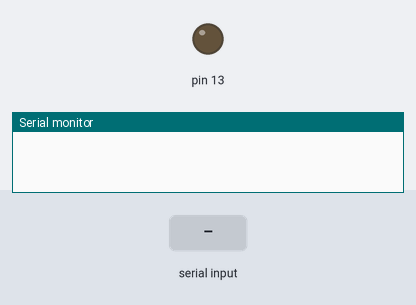
Simulated run of this program. Board: Arduino Nano, built with avr-gcc and run on an emulated ATmega328P. On the bench: output pins drawn as LEDs (lit = HIGH), the last lines printed to the serial monitor. Dashed ring = blinking. Inputs (shaded band) come from the test bench.

Above: at 1.2 s.
1.3 s: "l" received over Serial
At 1.47 s:
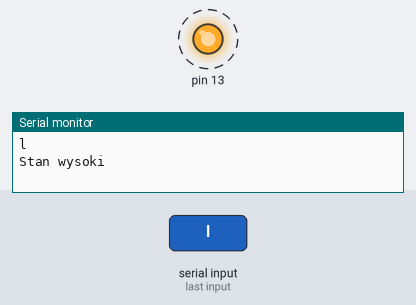
Timing chart, 0 to 9.5 s (numbered marks = the images above; inputs shaded):
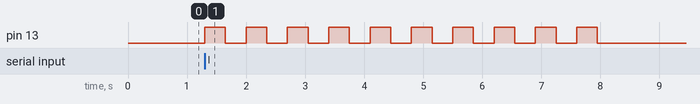

Measured:
- after the input at 1.3 s, pin 13: alternates HIGH for 0.35 s and LOW for 0.35 s, 20 changes in all, then stays LOW, starting at once

The program:

main.cpp
```cpp
#include <Arduino.h>

char data;

void  odlicz()
{
  for (size_t i = 0; i < 10; i++)
  {
    digitalWrite(13, HIGH);
    Serial.println("Stan wysoki");
    delay(350);
    digitalWrite(13, LOW);
    Serial.println("Stan niski");
    delay(350);

  }
  digitalWrite(13, LOW);
  Serial.println("Koniec odliczania");

}


void setup() {
  Serial.begin(9600);
  pinMode(13, OUTPUT);
  digitalWrite(13, LOW);
}

void loop() {


 if(Serial.available())
 {
    data = Serial.read();
    Serial.println(data);
    switch (data)
    {
    case 'o': digitalWrite(13, HIGH);
      break;
    case 'f': digitalWrite(13, LOW);
      break;
    case 'l': odlicz();
      break;
    }
 }

}
```
